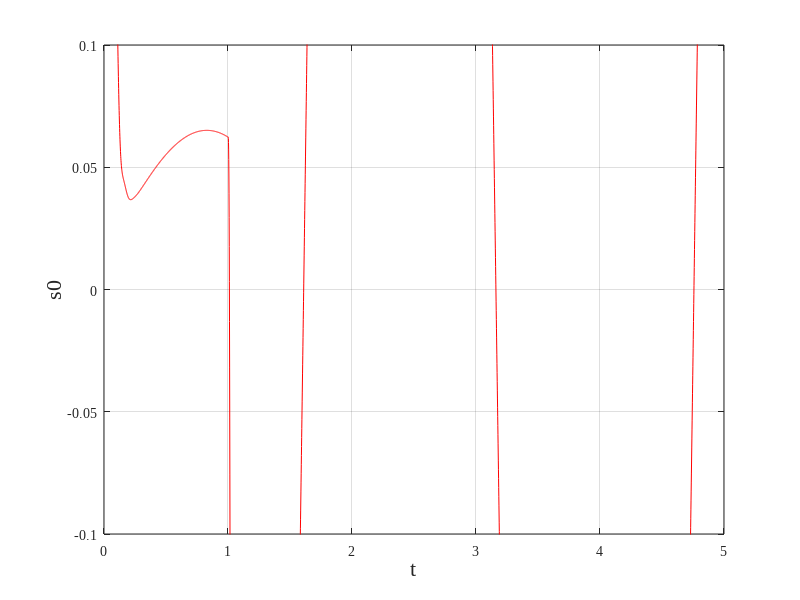

Write MATLAB code to recreate this figure. (Note: this script raises an error after producing the figure.)
%%%%%%%%%%%%%%%%%%%%%%%%%%%%%%%%%%%%%%%%%%%%%%%%%%%%%%%%%%%%%%%%%%%%%%%%%%%
%Torque limited to [-500, 500]

% Parameter initialization
dt = 0.001;        % Simulation time step
t_end = 5;         % Simulation end time
t = 0:dt:t_end;    % Time vector

% Initial system state
x = [0; 0];        % Initial state vector
x_ref = @(t) 0.05 + (t > 2) * 0.02 * sin(t*pi);   % Reference position
dx_ref = @(t) (t > 2) * 0.02 * pi * cos(t*pi);   % Reference velocity

% Definition of nonlinear system dynamics and gain function
f = @(x, t) (t <= 1) * (-2*x(1) - cos(t)*x(2)^3) ...
          + (t > 1)  * 200 * (cos(t)^2*x(1) + 2*sin(t)*cos(t));  % Nonlinear function f(x,t)
g = @(x) 1 + x(1);                                 % Gain function g(x)
U = @(x,t) 0.5*sin(t)*x(1) + 0.6*cos(t)*x(2);      % Additional nonlinear term
integral_error = 0;                                % Integral error initialization

% Data storage
x_trajectory = zeros(2, length(t));   % State trajectory
control_input = zeros(1, length(t));  % Control input
s_trajectory = zeros(1, length(t));   % Sliding variable trajectory
previous_error = 0.05;                % Initial tracking error

% ====== 2) Pre-generate random variables for each 1 s interval (uniformly distributed in [-1, 1]) ======
N  = floor(t_end) + 2;                 % Number of intervals (extra one to avoid index overflow)
U1 = 2*rand(N,1) - 1;                  % Random term used in disturbance d4
U2 = 2*rand(N,1) - 1;                  % Random term used in disturbance d4
U3 = 2*rand(N,1) - 1;                  % Random term used in disturbance d4

% ====== 3) Utility function: return the random value of the current 1 s interval (piecewise constant) ======
stepRand = @(t,U) U(min(floor(t)+1, numel(U)));

% Persistent disturbance
d4 = @(x,t) -10*sin(t)*cos(t) ...
            + 10*stepRand(t,U1)*x(2) ...
            + 5*stepRand(t,U2)*x(1) ...
            + 2*stepRand(t,U3);

% ===================== Main simulation loop =====================
% PID controller parameters
Kp = 9000;        % Proportional gain
Ki = 200000;      % Integral gain
Kd = 100;         % Derivative gain

for k = 1:length(t)

    % Persistent disturbance
    d = d4(x, t(k));

    % Tracking error computation
    error = x_ref(t(k)) - x(1);
    e  = error;                     % Position error
    de = dx_ref(t(k)) - x(2);       % Velocity error

    % PID error update
    integral_error = integral_error + error * dt;
    derivative_error = (error - previous_error) / dt;

    % Auxiliary sliding-like variables
    s = Kp * error / Kd + Ki * integral_error / Kd + derivative_error;

    % PID control law
    u = Kp * error + Ki * integral_error + Kd * derivative_error;

    % Update previous error
    previous_error = error;

    % System dynamics
    dx1 = x(2);
    dx2 = f(x, t(k)) + g(x) * u + d + U(x, t(k));

    % State update using Euler method
    x(1) = x(1) + dx1 * dt;
    x(2) = x(2) + dx2 * dt;

    % Data storage
    x_d(:, k) = x_ref(t(k));             % Reference trajectory
    x_trajectory_PID(:, k) = x;          % System state
    XW_e_PID(k) = e;                     % Position error
    XW_de_PID(k) = de - 2*sin(t(k));     % Modified velocity error
    x_error_PID(:, k) = error;           % Tracking error
    control_input_PID(:, k) = u;         % Control input
    error_s1_PID(k) = derivative_error + Kp * error / Kd;  % Sliding variable s1
    error_s0_PID(k) = error + Ki * integral_error / Kd;    % Sliding variable s0
end

% ===================== Plotting =====================

% Sliding variable s0 versus time
figure;
plot(t, error_s0_PID(1, :), 'r'); hold on;
xlabel('t', 'FontSize', 16);
ylabel('s0', 'FontSize', 16);
ylim([-0.1, 0.1]);
grid on;
set(gca, 'FontName', 'Times New Roman');
ax = gca;
ax.FontSize = 16;

% Sliding variable s1 versus time
figure;
plot(t, error_s1_PID(1, :), 'r'); hold on;
xlabel('t', 'FontSize', 16);
ylabel('s1', 'FontSize', 16);
ylim([-0.1, 0.1]);
grid on;
set(gca, 'FontName', 'Times New Roman');
ax = gca;
ax.FontSize = 16;

% Control input versus time
figure;
plot(t, control_input_PID(1, :), 'r');
xlabel('Time (s)', 'FontSize', 16);
ylabel('u', 'FontSize', 16);
grid on;
set(gca, 'FontName', 'Times New Roman');
ax = gca;
ax.FontSize = 16;

% Tracking error versus time
figure;
plot(t, x_error_PID(1, :), 'r');
xlabel('Time (s)', 'FontSize', 16);
ylabel('Error', 'FontSize', 16);
ylim([-0.01, 0.01]);
grid on;
set(gca, 'FontName', 'Times New Roman');
ax = gca;
ax.FontSize = 16;

% Position trajectory versus time
figure;
plot(t, x_trajectory_PID(1, :), 'r');
xlabel('Time (s)', 'FontSize', 16);
ylabel('Position', 'FontSize', 16);
grid on;
set(gca, 'FontName', 'Times New Roman');
ax = gca;
ax.FontSize = 16;
